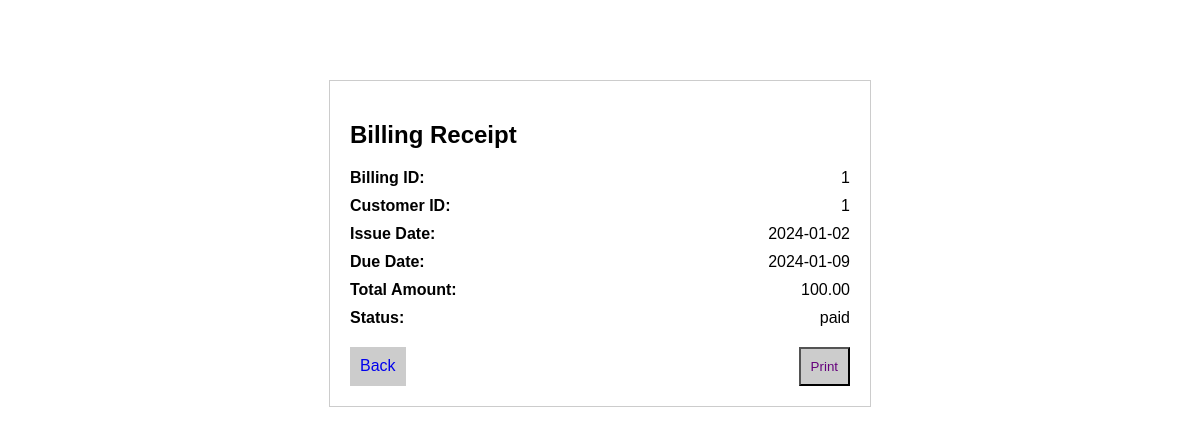
The app's page /generateBill.php?id=1 with its own data.
### tables this page shows
CREATE TABLE `billing` (
  `billing_id` int NOT NULL,
  `customer_id` int NOT NULL,
  `issue_date` date NOT NULL,
  `due_date` date NOT NULL,
  `total_amount` decimal(10,2) NOT NULL,
  `totalAmountPaid` int NOT NULL,
  `status` varchar(50) NOT NULL
);

### generateBill.php (the view, shortened to what this page needs)
<?php
$id = $_GET['id'];
$con=mysqli_connect("localhost", "root", "root", "a");
 $sql="SELECT * from billing where billing_id = '".$id."'";
 $qry = mysqli_query($con,$sql);
 $row = mysqli_fetch_assoc($qry);
    $billing_id = $row['billing_id'];
    $customer_id = $row['customer_id'];
    $issue_date = $row['issue_date'];
    $due_date = $row['due_date'];
    $total_amount = $row['total_amount'];
    $status = $row['status'];
 ?>
 <!DOCTYPE html>
<html lang="en">
<head>
</head>
<body>
<br><br><br><br>
<div class="receipt">
    <h2>Billing Receipt</h2>
    <div class="receipt-item">
        <strong>Billing ID:</strong>
        <span><?php echo $billing_id; ?></span>
    </div>
    <div class="receipt-item">
        <strong>Customer ID:</strong>
        <span><?php echo $customer_id; ?></span>
    </div>
    <div class="receipt-item">
        <strong>Issue Date:</strong>
        <span><?php echo $issue_date; ?></span>
    </div>
    <div class="receipt-item">
        <strong>Due Date:</strong>
        <span><?php echo $due_date; ?></span>
    </div>
    <div class="receipt-item">
        <strong>Total Amount:</strong>
        <span><?php echo $total_amount; ?></span>
    </div>
    <div class="receipt-item">
        <strong>Status:</strong>
        <span><?php echo $status; ?></span>
    </div>
    <div class="buttons">
        <a href="viewTA.php" style="text-decoration: none; padding: 10px; background-color: #ccc;">Back</a>
        <button onclick="window.print()" style="padding: 10px; background-color: #ccc; color: #65007C; cursor: pointer;">Print</button>
    </div>
</div>
</body>
</html>

### generateBill.php (style rules this page uses)
body { font-family: Arial, sans-serif; }
.receipt { border: 1px solid #ccc; padding: 20px; max-width: 500px; margin: 0 auto; }
.receipt-item { display: flex; justify-content: space-between; margin-bottom: 10px; }
.buttons { display: flex; justify-content: space-between; margin-top: 20px; }

### records on screen
billing: billing_id "1", customer "1", issue_date "2024-01-02", due_date "2024-01-09", total_amount "100.00", status "paid"
